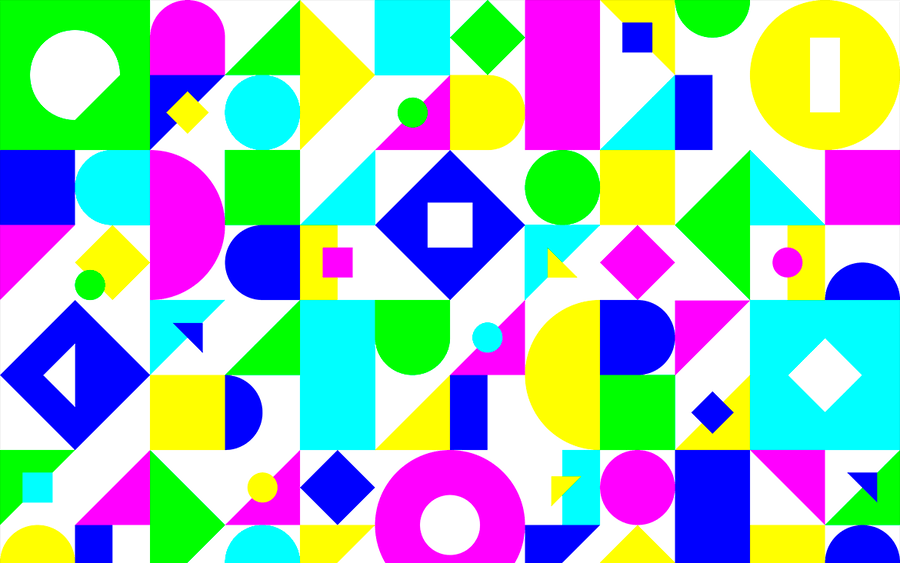
#> input picture Homework-Assignment/background-abstract-mosaic-geometry-sketch-ai-eps-png-jpg-svg-ngcloudy.com-4.png, 900 x 563 px
$ jupyter execute 'Hough Transform.ipynb'   (shell and % lines are left out)
#> lines starting #> are read from the running program, lines starting #| are printed output that depends on the picture; after the words box and inside, x2 and y2 are one past the last pixel; in counts of white or black regions, pixels touching at a corner belong together
[cell 1]
import cv2
import numpy as np
import matplotlib.pyplot as plt
from matplotlib.colors import NoNorm
import math

filename = './background-abstract-mosaic-geometry-sketch-ai-eps-png-jpg-svg-ngcloudy.com-4.png'
image = cv2.imread(filename, 0)
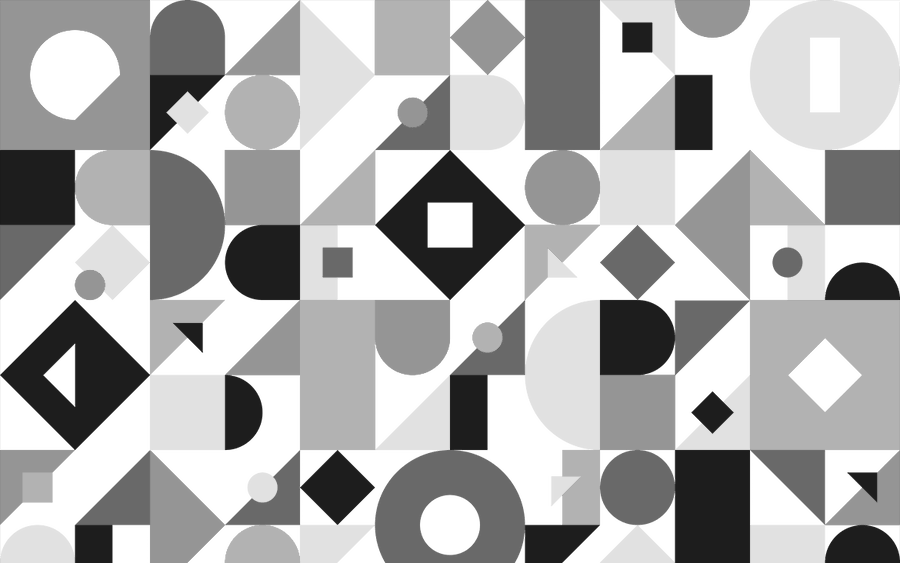
#> image: shape (563, 900); min 27, max 255, mean 176.2
image1 = image.copy()
# Show image
plt.figure(figsize=(12, 8))
plt.imshow(image, cmap='gray',norm=NoNorm())
plt.title('Original Image')
plt.axis('off')
plt.show()

[cell 2]
# convert to gray scale
# gray = cv2.cvtColor(filename, cv2.COLOR_BGR2GRAY) # color -> gray
edges = cv2.Canny(image, 50, 150, apertureSize=3)
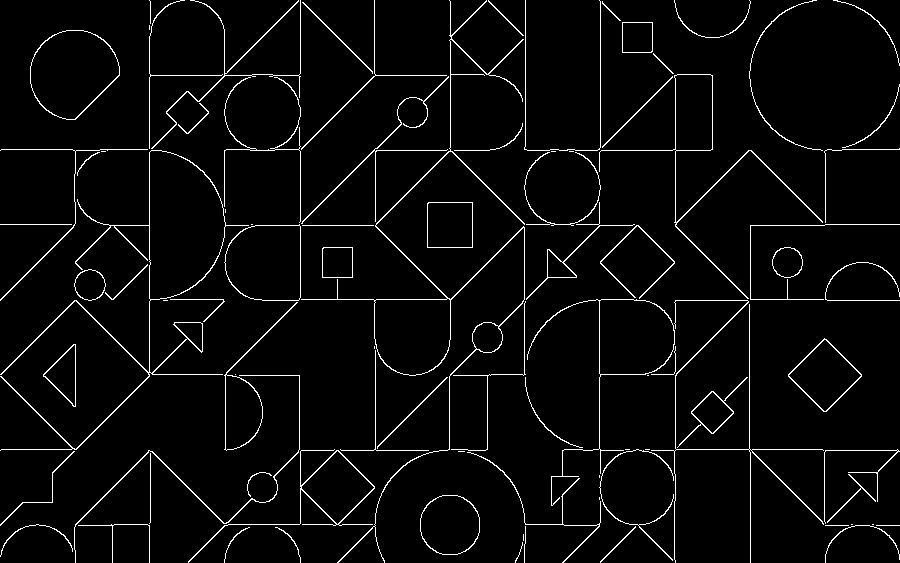
#> edges: shape (563, 900); 3.7% white in thin lines or dots
lines = cv2.HoughLines(edges, rho=1, theta=np.pi/180, threshold=150)
#> lines = 24 rows, first 8: [371, 0.785], [530, 0.785], [424, 0.785], [149, 0], [150, 1.57], [299, 1.57], [583, 0.785], [675, 0]
for line in lines:
    rho, theta = line[0]
    a = np.cos(theta)
    b = np.sin(theta)
    x0 = a*rho
    y0 = b*rho
    x1 = int(x0 + 1000*(-b))
    y1 = int(y0 + 1000*(a))
    x2 = int(x0 - 1000*(-b))
    y2 = int(y0 - 1000*(a))
    cv2.line(image,(x1,y1),(x2,y2),(0,0,255),2)
#> this loop made 24 passes
#> (rho, theta, a, b, x0, y0, x1, y1) on passes 1 to 12: (371, 0.785, 0.707, 0.707, 262.3, 262.3, -444, 969), (530, 0.785, 0.707, 0.707, 374.8, 374.8, -332, 1081), (424, 0.785, 0.707, 0.707, 299.8, 299.8, -407, 1006), (149, 0, 1, 0, 149, 0, 149, 1000), (150, 1.57, -4.37e-08, 1, -6.56e-06, 150, -1000, 149), (299, 1.57, -4.37e-08, 1, -1.31e-05, 299, -1000, 298), (583, 0.785, 0.707, 0.707, 412.2, 412.2, -294, 1119), (675, 0, 1, 0, 675, 0, 675, 1000), (300, 0, 1, 0, 300, 0, 300, 1000), (225, 1.57, -4.37e-08, 1, -9.84e-06, 225, -1000, 224), (450, 1.57, -4.37e-08, 1, -1.97e-05, 450, -1000, 449), (211, 0.785, 0.707, 0.707, 149.2, 149.2, -557, 856)
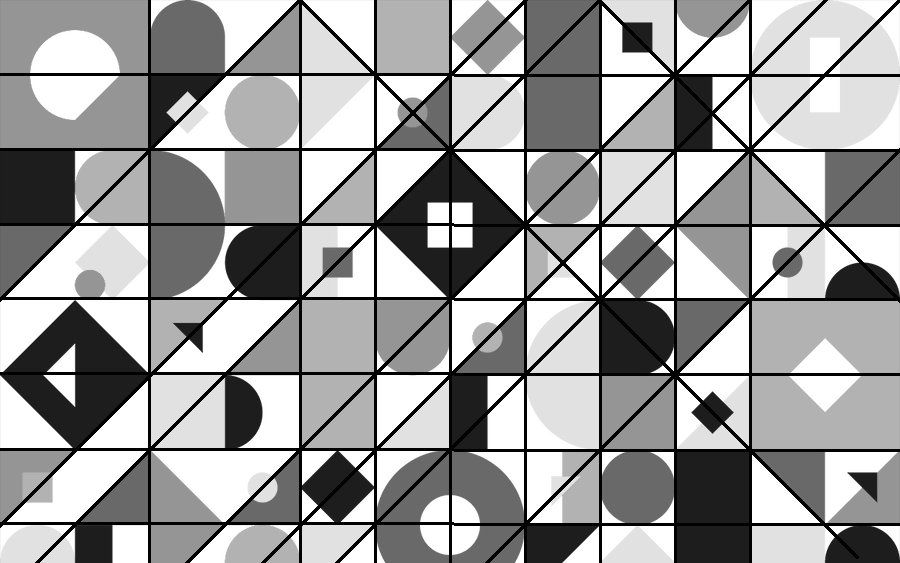
#> image: shape (563, 900); 10.35% of pixels changed, all inside (x1, y1, x2, y2) = (0, 0, 900, 563)

# Show image
plt.figure(figsize=(12, 8))
plt.imshow(edges, cmap='gray',norm=NoNorm())
plt.title('OpenCV Canny Dectect')
plt.axis('off')
plt.show()

# Show image
plt.figure(figsize=(12, 8))
plt.imshow(image, cmap='gray',norm=NoNorm())
plt.title('OpenCV Hough Transform')
plt.axis('off')
plt.show()

[cell 3]
def my_hough(img, rho=1, theta=np.pi/180, threshold=100):
#> called with rho = 1, theta = 0.0175, threshold = 150
    img_height, img_width = img.shape[:2]
#> img_height = 563; img_width = 900
    diagonal_length = int(math.sqrt(img_height*img_height + img_width*img_width))
#> diagonal_length = 1061

    print('[My Hough] Img Height: %d | Img Width: %d | Img Diagonal Length: %d' % (img_height, img_width, diagonal_length))
#| [My Hough] Img Height: 563 | Img Width: 900 | Img Diagonal Length: 1061

    num_rho = int(diagonal_length / rho)
#> num_rho = 1061
    num_theta = int(np.pi / theta)

    edge_matrix = np.zeros([2*num_rho+1, num_theta])

    print('[My Hough] Edge Matrix Dim: %d x %d' % (edge_matrix.shape[0], edge_matrix.shape[1]))
#| [My Hough] Edge Matrix Dim: 2123 x 180

    idx	= np.squeeze(cv2.findNonZero(img))
#> idx = 18941 pairs, first value 0 to 899, second value 0 to 562

    range_theta = np.arange(0, np.pi, theta)
    theta_matrix = np.stack((np.cos(np.copy(range_theta)), np.sin(np.copy(range_theta))), axis=-1)

    vote_matrix = np.dot(idx, np.transpose(theta_matrix))
    print('[My Hough] Vote Matrix Dim: %d x %d' % (vote_matrix.shape[0], vote_matrix.shape[1]))
#| [My Hough] Vote Matrix Dim: 18941 x 180

    for vr in range(vote_matrix.shape[0]):
        for vc in range(vote_matrix.shape[1]):
            rho_pos = int(round(vote_matrix[vr, vc]))+num_rho
            edge_matrix[rho_pos, vc] += 1
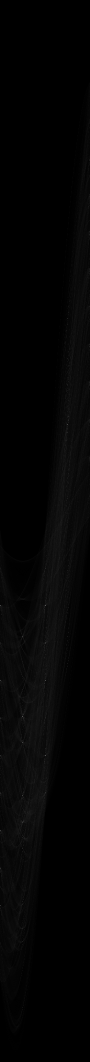
#> edge_matrix: shape (2123, 180) float64 (shown at 1/2 size); min 0, max 546, mean 8.9; drawn with min black and max white

    print('[My Hough] Sum of Edge Matrix = %d | Max = %d | Min = %d' % (int(np.sum(edge_matrix)), int(np.max(edge_matrix)), int(np.min(edge_matrix))))
#| [My Hough] Sum of Edge Matrix = 3409380 | Max = 546 | Min = 0

    line_idx = np.where(edge_matrix > threshold)
#> line_idx = 33 positions, rows 637 to 1811, columns 0 to 135

    rho_values = list(line_idx[0])
#> rho_values = 33 values from 637 to 1811
    rho_values = [r-num_rho for r in rho_values]
#> rho_values = 33 values from -424 to 750
    theta_values = list(line_idx[1])
#> theta_values = 33 values, max 135 at index 0, min 0 at index 4, mean 54.55
    theta_values = [t/180.0*np.pi for t in theta_values]
#> theta_values = 33 values, max 2.36 at index 0, min 0 at index 4, mean 0.952

    line_idx = list(zip(rho_values, theta_values))
#> line_idx = 33 pairs, first value -424 to 750, second value 0 to 2.36
    line_idx = [[li] for li in line_idx]
#> line_idx = 33 items
    return line_idx

[cell 4]
my_lines = my_hough(edges, rho=1, theta=np.pi/180, threshold=150)
#> my_lines = 33 items
for line in my_lines:
    rho, theta = line[0]
    a = np.cos(theta)
    b = np.sin(theta)
    x0 = a*rho
    y0 = b*rho
    x1 = int(x0 + 1000*(-b))
    y1 = int(y0 + 1000*(a))
    x2 = int(x0 - 1000*(-b))
    y2 = int(y0 - 1000*(a))
    cv2.line(image1,(x1,y1),(x2,y2),(0,0,255),2)
#> this loop made 33 passes
#> (rho, theta, a, b, x0, y0, x1, y1) on passes 1 to 12: (-424, 2.36, -0.707, 0.707, 299.8, -299.8, -407, -1006), (-213, 2.36, -0.707, 0.707, 150.6, -150.6, -556, -857), (-212, 2.36, -0.707, 0.707, 149.9, -149.9, -557, -857), (75, 1.57, 6.12e-17, 1, 4.59e-15, 75, -1000, 75), (149, 0, 1, 0, 149, 0, 149, 1000), (149, 1.57, 6.12e-17, 1, 9.12e-15, 149, -1000, 149), (150, 1.57, 6.12e-17, 1, 9.18e-15, 150, -1000, 150), (211, 0.785, 0.707, 0.707, 149.2, 149.2, -557, 856), (224, 1.57, 6.12e-17, 1, 1.37e-14, 224, -1000, 224), (225, 1.57, 6.12e-17, 1, 1.38e-14, 225, -1000, 225), (299, 1.57, 6.12e-17, 1, 1.83e-14, 299, -1000, 299), (300, 0, 1, 0, 300, 0, 300, 1000)
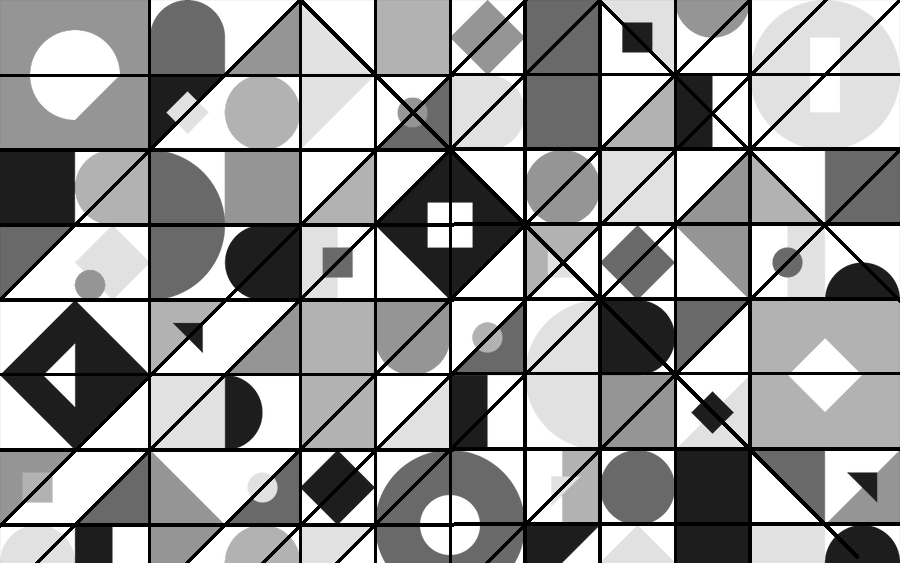
#> image1: shape (563, 900); 11.6% of pixels changed, all inside (x1, y1, x2, y2) = (0, 0, 900, 563)

# Show image
plt.figure(figsize=(12, 8))
plt.imshow(image, cmap='gray',norm=NoNorm())
plt.title('OpenCV Hough Transform')
plt.axis('off')
plt.show()
